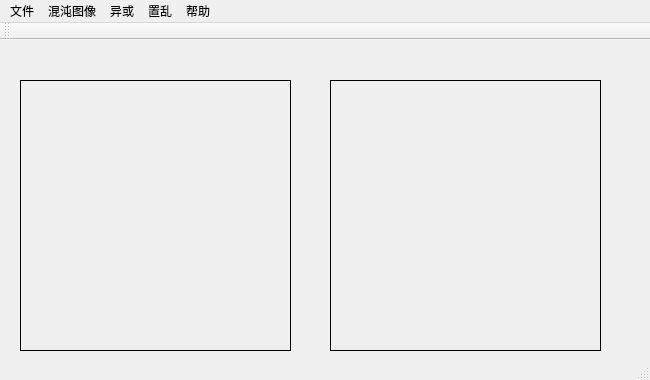
<?xml version="1.0" encoding="UTF-8"?>
<ui version="4.0">
 <class>MainWindow</class>
 <widget class="QMainWindow" name="MainWindow">
  <property name="geometry">
   <rect>
    <x>0</x>
    <y>0</y>
    <width>650</width>
    <height>380</height>
   </rect>
  </property>
  <property name="windowTitle">
   <string>chapter4</string>
  </property>
  <widget class="QWidget" name="centralWidget">
   <widget class="QLabel" name="label1">
    <property name="geometry">
     <rect>
      <x>20</x>
      <y>40</y>
      <width>271</width>
      <height>271</height>
     </rect>
    </property>
    <property name="frameShape">
     <enum>QFrame::Box</enum>
    </property>
    <property name="text">
     <string/>
    </property>
   </widget>
   <widget class="QLabel" name="label2">
    <property name="geometry">
     <rect>
      <x>330</x>
      <y>40</y>
      <width>271</width>
      <height>271</height>
     </rect>
    </property>
    <property name="frameShape">
     <enum>QFrame::Box</enum>
    </property>
    <property name="text">
     <string/>
    </property>
   </widget>
  </widget>
  <widget class="QMenuBar" name="menuBar">
   <property name="geometry">
    <rect>
     <x>0</x>
     <y>0</y>
     <width>650</width>
     <height>23</height>
    </rect>
   </property>
   <widget class="QMenu" name="menu">
    <property name="title">
     <string>文件</string>
    </property>
    <addaction name="openLenaJpg"/>
    <addaction name="openCustomeFile"/>
    <addaction name="restoreFile"/>
    <addaction name="exitSystem"/>
   </widget>
   <widget class="QMenu" name="menu_2">
    <property name="title">
     <string>帮助</string>
    </property>
    <addaction name="copyright"/>
    <addaction name="about"/>
    <addaction name="actionTest"/>
   </widget>
   <widget class="QMenu" name="menu_3">
    <property name="title">
     <string>混沌图像</string>
    </property>
    <addaction name="blackAndWhite"/>
    <addaction name="myGray"/>
    <addaction name="myColor"/>
   </widget>
   <widget class="QMenu" name="menu_4">
    <property name="title">
     <string>异或</string>
    </property>
    <addaction name="encryp"/>
    <addaction name="deCryp"/>
   </widget>
   <widget class="QMenu" name="menu_5">
    <property name="title">
     <string>置乱</string>
    </property>
    <addaction name="Sencryp"/>
    <addaction name="Sdecryp"/>
   </widget>
   <addaction name="menu"/>
   <addaction name="menu_3"/>
   <addaction name="menu_4"/>
   <addaction name="menu_5"/>
   <addaction name="menu_2"/>
  </widget>
  <widget class="QToolBar" name="mainToolBar">
   <attribute name="toolBarArea">
    <enum>TopToolBarArea</enum>
   </attribute>
   <attribute name="toolBarBreak">
    <bool>false</bool>
   </attribute>
  </widget>
  <widget class="QStatusBar" name="statusBar"/>
  <action name="openLenaJpg">
   <property name="text">
    <string>打开测试文件（lena.jpg)</string>
   </property>
  </action>
  <action name="openCustomeFile">
   <property name="text">
    <string>打开自定义文件</string>
   </property>
  </action>
  <action name="restoreFile">
   <property name="text">
    <string>还原</string>
   </property>
  </action>
  <action name="exitSystem">
   <property name="text">
    <string>退出</string>
   </property>
  </action>
  <action name="copyright">
   <property name="text">
    <string>版权</string>
   </property>
  </action>
  <action name="about">
   <property name="text">
    <string>关于</string>
   </property>
  </action>
  <action name="actionTest">
   <property name="text">
    <string>test</string>
   </property>
  </action>
  <action name="blackAndWhite">
   <property name="text">
    <string>黑白</string>
   </property>
  </action>
  <action name="myGray">
   <property name="text">
    <string>灰度</string>
   </property>
  </action>
  <action name="myColor">
   <property name="text">
    <string>彩色</string>
   </property>
  </action>
  <action name="encryp">
   <property name="text">
    <string>加密</string>
   </property>
  </action>
  <action name="deCryp">
   <property name="text">
    <string>解密</string>
   </property>
  </action>
  <action name="Sencryp">
   <property name="text">
    <string>加密</string>
   </property>
  </action>
  <action name="Sdecryp">
   <property name="text">
    <string>解密</string>
   </property>
  </action>
 </widget>
 <layoutdefault spacing="6" margin="11"/>
 <resources/>
 <connections/>
</ui>
